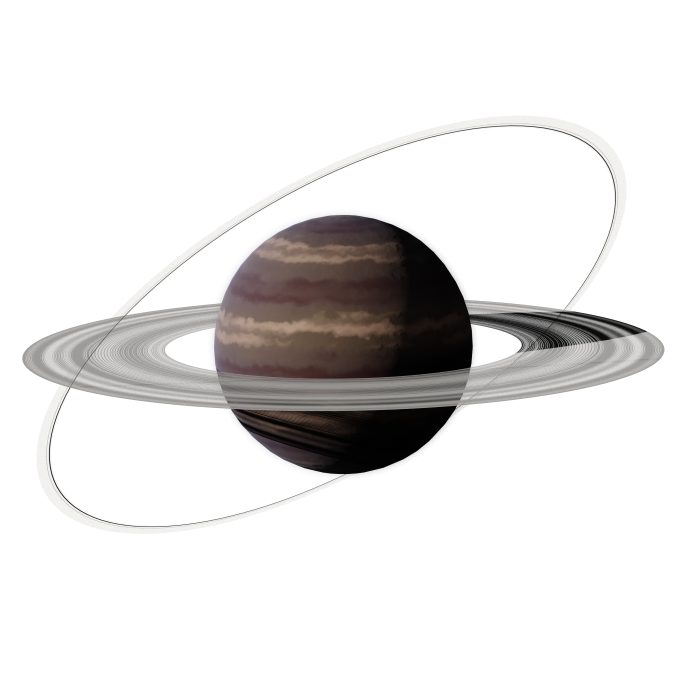
#> input picture 2D/planet/space/Gas Giant.png, 2048 x 2048 px, found by its file name (shown at 1/3 size); its folder holds only this picture in this run
$ python polygon_from_sprite.py
#> lines starting #> are read from the running program, lines starting #| are printed output that depends on the picture
# Generates polygons from png files


# Principle of the algorithm :

# 1 ) The transparency array is transformed into a set of points in
# PointsFromPng.
# Each point is adjacent to 4 pixels. In order for that point
# to be activated, at least 1 of the 4 pixels must have an opacity value that
# is greater than the ceil (150 for most ships, 1 for Zlk ships that have
# very small features and could end up non-connex otherwise)

# Rem 1 : If all the pixels have opacity>=ceil, the point is not activated as
# this point is for sure not on the boundary and only boundary are important
# in what we want to do

# Rem 2 : The value of ceil of 150 is totally arbitrary

# 2 ) The set of points is transformed into a polygon in polygonFromPng.
# The algo picks up one of the rightmost points. This point is the starting
# point. We define as well the starting direction as nearly vertical
#   Then the following recurcive algo runs :
#   a/ From the current point, find the next point that is at a distance
#      between minlen and maxlen and that makes the minimal angle with the
#      previous direction.
#   b/ Compute the next direction in order to prevent going backwards.
#      This direction makes the maximal angle with the direction going from
#      current point to previous point, and is chosen among the points that
#      are at a distance < maxlen from the previous point.
#      This step is necessary in the concave parts of ships.
#   After that, a few checks are performed. If the generated polygon fails,
#   a new finer polygon is generated.

# 3 ) The polygon is simplified in simplifyPolygon.
# A loop is run among the points of the polygon. Any point which angle is too
# close to pi is suppressed.


# Using the algorithm :

# 1)Run polygonFromPng('adress_of_my_png',sx,sy,150,3,6)
# sx and sy are the nb of sprites in the picture (ex for Lancelot, its 8 and 8)
# If the code doesn't give any warning, run generateXML and put the generated
# file in ship_polygon or space_polygon directory.
# The last two arguments are the min and max length of the polygon's faces.
# Usually, I use (3,6) for ships and (2,4) for outfits.

# 2)If the set of points is not connex, while the png is, decrease the ceil
# (4th argument of polygonFromPng, down to 1 if needed)

# 3)If the code says that sx or sy are wrong, check that the values you have
# given are right. If they are, as written in the warning message, the error
# will not be greater as 1 pixel.

# 4)For extremely big ships, like the diablo, it could be interesting to use
# coarser dimensions like 4 and 8 for the last two arguments

# 5)For purposely non-connex objects (like the ripper shot), the aim is to
# build a polygon that contains all the parts of the object. For that purpose,
# increase the last 2 arguments up to (4,8), or even (5,10).
# Remark: for these cases, a convex polygon algorithm could be preferable...

import numpy as np
import math
from scipy import ndimage
import matplotlib.pyplot as plt
import xml.etree.ElementTree as ET
import xml.dom.minidom as pretty
import os

# Create an array from the picture
def arrFromPng(adress,sx,sy):
#> called with sx = 6, sy = 6
    picture = ndimage.imread(adress)
#> picture is the input picture: shape (2048, 2048, 4); mean R, G, B, A 20.1, 18.7, 18, 40.4

    if np.shape(picture)[2] == 4:
        picture = picture[:,:,3]
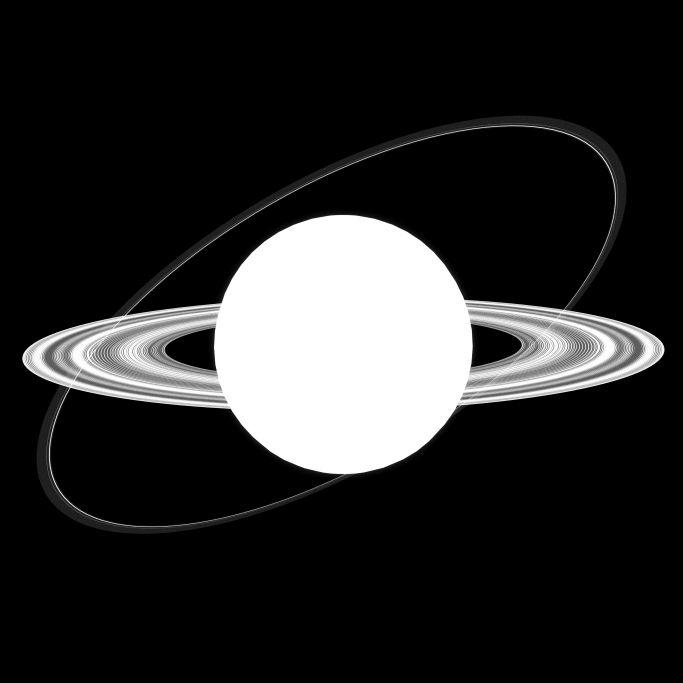
#> picture: shape (2048, 2048) (shown at 1/3 size); min 0, max 255, mean 40.4
    elif np.shape(picture)[2] == 2: # Black and white
        picture = picture[:,:,1]
    else:
        print('Warning: unable to read png file')
        picture = picture[:,:,3] # Try this, maybe it will work

    # Store all the different pictures in a list of matrices
    six = picture.shape[0]/sx
#> six = 341.3
    siy = picture.shape[1]/sy
#> siy = 341.3

    if (int(six) != six) or (int(siy) != siy) :
        print(('Warning: sx = ' + str(sx) + ' or sy = ' + str(sy) + \
               ' is wrong. The shape may be up to 1 pixel wrong.'))

    six = int(six)
#> six = 341
    siy = int(siy)
#> siy = 341

    # For the case when sx or sy is wrong, all the pictures have not the
    # same size
    stax = list(range(sx))
    endx = list(range(sx))
    for i in range(sx):
        stax[i] = int( i * picture.shape[0]/sx )
        endx[i] = int( (i+1) * picture.shape[0]/sx )
#> after the loop, endx = [341, 682, 1024, 1365, 1706, 2048]; stax = [0, 341, 682, 1024, 1365, 1706]

    stay = list(range(sy))
    endy = list(range(sy))
    for i in range(sy):
        stay[i] = int( i * picture.shape[1]/sy )
        endy[i] = int( (i+1) * picture.shape[1]/sy )

    # Create and populate the list of matrices
    pictensor = list(range(sx*sy))
    for i in range(sx):
        for j in range(sy):
            sxy = sy*i + j
            pictensor[sxy] = picture[ stax[i]:endx[i], stay[j]:endy[j] ]
#> after the loop, pictensor = 36 items

    return pictensor


# Defines points from png
def pointsFromPng(adress,sx,sy,ceil):

    picture = arrFromPng(adress,sx,sy)
#> picture = 36 items
    npict = len(picture)
#> npict = 36

    pointsx = [] # This list of list will contian the abscissae of the points
    pointsy = []

    for p in range(npict):
        pictcur = picture[p]

        ssx = pictcur.shape[0]
        ssy = pictcur.shape[1]
        sx2 = ssx/2 # Offset value
        sy2 = ssy/2

        bufferx = [] # TODO : something to pre-allocate memory
        buffery = []

        # loop over the corners (between pixels) if at least one pixel adjacent
        # to corner is > ceil, put a point at this corner
        # + + + + + + + +
        #  0 1 1 1 0 0 0
        # + + + + + + + +
        #  0 0 1 1 1 0 0
        # + + + + + + + +

        for i in range(ssx+1): # There is 1 corner more than pixels
            for j in range(ssy+1):
                if i==0:
                    if j==0:
                        if pictcur[0,0] >= ceil:
                            bufferx.append(-i+sx2) # -i because image vs coordinates
                            buffery.append(j-sy2)
                    elif j==ssy:
                        if pictcur[0,ssy-1] >= ceil:
                            bufferx.append(-i+sx2)
                            buffery.append(j-sy2)
                    else:
                        if pictcur[0,j-1] >= ceil or pictcur[0,j] >= ceil:
                            bufferx.append(-i+sx2)
                            buffery.append(j-sy2)

                elif i==ssx:
                    if j==0:
                        if pictcur[ssx-1,0] >= ceil:
                            bufferx.append(-i+sx2)
                            buffery.append(j-sy2)
                    elif j==ssy:
                        if pictcur[ssx-1,ssy-1] >= ceil:
                            bufferx.append(-i+sx2)
                            buffery.append(j-sy2)
                    else:
                        if pictcur[ssx-1,j-1] >= ceil or pictcur[ssx-1,j] >= ceil:
                            bufferx.append(-i+sx2)
                            buffery.append(j-sy2)

                else:
                    if j==0:
                        if pictcur[i-1,0] >= ceil or pictcur[i,0] >= ceil:
                            bufferx.append(-i+sx2)
                            buffery.append(j-sy2)
                    elif j==ssy:
                        if pictcur[i-1,ssy-1] >= ceil or pictcur[i,ssy-1] >= ceil:
                            bufferx.append(-i+sx2)
                            buffery.append(j-sy2)
                    else:
                        # This is the most general case. Remove points inside the domain
                        if (pictcur[i-1,j-1] >= ceil or pictcur[i-1,j] >= ceil \
                            or pictcur[i,j-1] >= ceil or pictcur[i,j] >= ceil) \
                            and not (pictcur[i-1,j-1] >= ceil and pictcur[i-1,j] >= ceil \
                            and pictcur[i,j-1] >= ceil and pictcur[i,j] >= ceil):
                            bufferx.append(-i+sx2)
                            buffery.append(j-sy2)

        pointsx.append(buffery)
        pointsy.append(bufferx) # We invert because pictures and matrix dont use the same coordinate system
#> after the loop, pointsx = 36 items, first 6: [], [], [], [], [], []; pointsy = 36 items, first 6: [], [], [], [], [], []

    return (pointsx,pointsy)

# Simplify a polygon by removing points that are aligned with other points
# [28 lines left out: function simplifyPolygon, not called in this run]

# Computes a single polygon from a PNG
def singlePolygonFromPng(px,py,minlen,maxlen,ppi):
    npt = len(px)
    minlen2 = minlen**2
    maxlen2 = maxlen**2

    star    = np.argmax(px) # Choose the starting point
    polygon = [star] #Initialize the polygon

    # Now we do a loop
    pcur     = star
    pdir     = [1e-12,1]     # Previous direction
    d02      = 0             # This value will store the distance between first and second one

    for i in range(1000): #1000 is the limit in nb of iterations
        xc = px[pcur]
        yc = py[pcur]

        mine = npt # Initialize the current minimal angle value
        amin = 3*math.pi

        pool = [] # Contains all the points that will be removed for next step

        for j in range(npt): # looking for current one
            if j==pcur:
                continue # Next one cannot be current one

            x  = px[j]
            y  = py[j]
            d2 = (x-xc)**2 + (y-yc)**2

            if d2 > maxlen2:
                continue # Too far away

            pool.append(j)

            if j==star and d2 < d02 and len(polygon)>7: # We made a loop
                mine = star
                break

            if d2 < minlen2 and not (j==star):
                continue # Too close

            cdir = [x-xc,y-yc]
            vprod = pdir[0]*cdir[1] - pdir[1]*cdir[0] # Vectorial product
            sprod = pdir[0]*cdir[0] + pdir[1]*cdir[1] # Scalar product
            alpha = math.atan2( vprod, sprod )        # Angle

            if alpha < 0: # We need alpha to be positive
                alpha = 2*math.pi + alpha

            if alpha < amin:
                amin = alpha
                mine = j

        if mine == star: # Loop finished
            # TODO : find a way to be sure that the last point is not after the start point
            break

        if mine<npt: # Move forward
            x = px[mine]
            y = py[mine]
            if pcur == star: # Store the distance between first and second one (to avoid getting back)
                d02 = (yc-y)**2 + (xc-x)**2
            pcur = mine
            angl = math.atan2( yc-y, xc-x  )
            adir = [ xc-x, yc-y ]

            # Seek for the angle from witch we will start for next search
            # This angle should be such that previous iterates are not reachable
            anglj = 0
            for j in pool: #polygon

                xj = px[j]
                yj = py[j]
                d2 = (x-xj)**2 + (y-yj)**2

                if d2 > maxlen2:
                    continue # Not reachable anyway

                jdir = [ xj-x, yj-y ]

                vprod = adir[0]*jdir[1] - adir[1]*jdir[0] # Vectorial product
                sprod = adir[0]*jdir[0] + adir[1]*jdir[1] # Scalar product
                angla = math.atan2( vprod, sprod )        # Angle from adir to jdir
                if angla > math.pi/2: # Limit this angle
                    angla = 0
                anglj = max(anglj, angla)

            angl = angl + anglj + math.pi/1e4 # Slightly increment the angle
            #print(angl)

            pdir = [ math.cos(angl), math.sin(angl) ]
            polygon.append(mine)

        else: # Did not find any value
            print(('No more eligible point for polygon at sprite '+str(ppi)))
            break

    ppx = [ px[i] for i in polygon ]
    ppy = [ py[i] for i in polygon ]

    return(polygon,ppx,ppy)


# Computes a polygon from PNG
def polygonFromPng(adress,sx,sy,ceil,minlen,maxlen):
    points = pointsFromPng(adress,sx,sy,ceil)

    pxa = points[0]
#> pxa = 36 items, first 6: [], [], [], [], [], []
    pya = points[1]
#> pya = 36 items, first 6: [], [], [], [], [], []

    npict = len(pxa)
#> npict = 36

    ppxs    = []
    ppys    = []
    polyall = []

    # List of values for minlen and maxlen. Both list should have len of llist
    minlist = [5,4,3,2,1]
    maxlist = [10,8,6,4,1.5]
    llist = 5

    # Adapt minlist and maxlist in order to match presripted values
    j = 0
    for i in range(llist):
        if minlist[j] > minlen or maxlist[j] > maxlen:
            del(minlist[j])
            del(maxlist[j])
            j -= 1
        j += 1
        if j >= len(minlist):
            break

    for ppi in range(npict):
        px = pxa[ppi]
        py = pya[ppi]

        for j in range(len(minlist)):
            stop = 1

            pplg    = singlePolygonFromPng(px,py,minlist[j],maxlist[j],ppi)
            polygon = pplg[0]
            ppx     = pplg[1]
            ppy     = pplg[2]

            # Some checks
            if len(polygon)==1001:
                print('refining sprite '+str(ppi))
                stop = 0

            elif abs(max(ppx)-max(px)) > minlen or abs(min(ppx)-min(px)) > minlen \
              or abs(max(ppy)-max(py)) > minlen or abs(min(ppy)-min(py)) > minlen:
                print('Polygon is not precise enough. Refining sprite '+str(ppi))
                stop = 0

            if stop:
                break

        polysim = simplifyPolygon(polygon,ppx,ppy,math.pi/16) # Simplify the polygon

        ppxs.append(polysim[1])
        ppys.append(polysim[2])
        polyall.append(polysim[0])
#> this loop made 1 pass
#> after the loop, polyall = []; ppxs = []; ppys = []

    return (points,(polyall,ppxs,ppys))

# Generates a XML file that contains the polygon
# [35 lines left out: function generateXML, not called in this run]

# Generates polygon for all outfits
def polygonify_all_outfits(pngPath, polyPath):

    # Default parameters
    default_maxNmin = (2,4)

    # First define the parameters for special files
    maxNmin = {
               "ripperM.png" : (3,6)
              }

    for fileName in os.listdir(pngPath):
        if (fileName.endswith(".png") and not fileName.endswith("-end.png")) \
           and not fileName.startswith("beam_"):

            # Special case because of strange non-connex pixels
            if fileName == 'autocannon.png':
                print('Warning : autocannon.png was not generated')
                continue

            # Manage parameters
            lmin = default_maxNmin[0]
            lmax = default_maxNmin[1]
            if fileName in maxNmin:
                mNm = maxNmin[fileName]
                lmin = mNm[0]
                lmax = mNm[1]

            # Remove the .png
            name = os.path.splitext(fileName)[0]

            pngAdress  = (pngPath+fileName)
            polyAdress = (polyPath+name+".xml")

            print("Generation of " + polyAdress)

            pntNplg = polygonFromPng(pngAdress,6,6,150,lmin,lmax)

            polygon = pntNplg[1]
            generateXML(polygon,polyAdress)

# Generates polygon for all ships
# [79 lines left out: function polygonify_all_ships, not called in this run]

if __name__ == "__main__":

#> (the run stopped early here; a loop or call above may not have finished)
